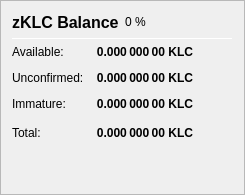
                   <widget class="QFrame" name="frame_ZerocoinBalances">
                    <property name="frameShape">
                     <enum>QFrame::StyledPanel</enum>
                    </property>
                    <property name="frameShadow">
                     <enum>QFrame::Raised</enum>
                    </property>
                    <layout class="QVBoxLayout" name="verticalLayout_7">
                     <item>
                      <layout class="QHBoxLayout" name="horizontalLayout_8" stretch="0,0,0">
                       <item>
                        <widget class="QLabel" name="label_5z_3">
                         <property name="minimumSize">
                          <size>
                           <width>0</width>
                           <height>20</height>
                          </size>
                         </property>
                         <property name="font">
                          <font>
                           <pointsize>12</pointsize>
                           <weight>75</weight>
                           <bold>true</bold>
                          </font>
                         </property>
                         <property name="text">
                          <string>zKLC Balance</string>
                         </property>
                        </widget>
                       </item>
                       <item>
                        <widget class="QLabel" name="labelzKLCPercent">
                         <property name="text">
                          <string notr="true">0 %</string>
                         </property>
                        </widget>
                       </item>
                       <item>
                        <spacer name="horizontalSpacer_11">
                         <property name="orientation">
                          <enum>Qt::Horizontal</enum>
                         </property>
                         <property name="sizeHint" stdset="0">
                          <size>
                           <width>40</width>
                           <height>20</height>
                          </size>
                         </property>
                        </spacer>
                       </item>
                      </layout>
                     </item>
                     <item>
                      <widget class="Line" name="line_ZerocoinBalance">
                       <property name="minimumSize">
                        <size>
                         <width>0</width>
                         <height>1</height>
                        </size>
                       </property>
                       <property name="maximumSize">
                        <size>
                         <width>16777215</width>
                         <height>1</height>
                        </size>
                       </property>
                       <property name="orientation">
                        <enum>Qt::Horizontal</enum>
                       </property>
                      </widget>
                     </item>
                     <item>
                      <layout class="QGridLayout" name="gridLayout_5">
                       <property name="spacing">
                        <number>12</number>
                       </property>
                       <item row="1" column="0">
                        <widget class="QLabel" name="labelzBalanceMatureText">
                         <property name="toolTip">
                          <string>Mature: more than 20 confirmation and more than 1 mint of the same denomination after it was minted.
These zKLC are spendable.</string>
                         </property>
                         <property name="text">
                          <string>Available:</string>
                         </property>
                        </widget>
                       </item>
                       <item row="1" column="1">
                        <widget class="QLabel" name="labelzBalanceMature">
                         <property name="font">
                          <font>
                           <weight>75</weight>
                           <bold>true</bold>
                          </font>
                         </property>
                         <property name="toolTip">
                          <string>Mature: more than 20 confirmation and more than 1 mint of the same denomination after it was minted.
These zKLC are spendable.</string>
                         </property>
                         <property name="text">
                          <string notr="true">0.000 000 00 KLC</string>
                         </property>
                         <property name="alignment">
                          <set>Qt::AlignRight|Qt::AlignTrailing|Qt::AlignVCenter</set>
                         </property>
                        </widget>
                       </item>
                       <item row="2" column="0">
                        <widget class="QLabel" name="labelzBalanceUnconfirmedText">
                         <property name="toolTip">
                          <string>Unconfirmed: less than 20 confirmations
Immature: confirmed, but less than 1 mint of the same denomination after it was minted</string>
                         </property>
                         <property name="text">
                          <string>Unconfirmed:</string>
                         </property>
                        </widget>
                       </item>
                       <item row="2" column="1">
                        <widget class="QLabel" name="labelzBalanceUnconfirmed">
                         <property name="font">
                          <font>
                           <weight>75</weight>
                           <bold>true</bold>
                          </font>
                         </property>
                         <property name="toolTip">
                          <string>Unconfirmed: less than 20 confirmations
Immature: confirmed, but less than 1 mint of the same denomination after it was minted</string>
                         </property>
                         <property name="text">
                          <string notr="true">0.000 000 00 KLC</string>
                         </property>
                         <property name="alignment">
                          <set>Qt::AlignRight|Qt::AlignTrailing|Qt::AlignVCenter</set>
                         </property>
                        </widget>
                       </item>
                       <item row="3" column="0">
                        <widget class="QLabel" name="labelzBalanceImmatureText">
                         <property name="toolTip">
                          <string>Unconfirmed: less than 20 confirmations
Immature: confirmed, but less than 1 mint of the same denomination after it was minted</string>
                         </property>
                         <property name="text">
                          <string>Immature:</string>
                         </property>
                        </widget>
                       </item>
                       <item row="3" column="1">
                        <widget class="QLabel" name="labelzBalanceImmature">
                         <property name="font">
                          <font>
                           <weight>75</weight>
                           <bold>true</bold>
                          </font>
                         </property>
                         <property name="toolTip">
                          <string>Unconfirmed: less than 20 confirmations
Immature: confirmed, but less than 1 mint of the same denomination after it was minted</string>
                         </property>
                         <property name="text">
                          <string notr="true">0.000 000 00 KLC</string>
                         </property>
                         <property name="alignment">
                          <set>Qt::AlignRight|Qt::AlignTrailing|Qt::AlignVCenter</set>
                         </property>
                        </widget>
                       </item>
                       <item row="4" column="0">
                        <widget class="QLabel" name="labelzBalanceText">
                         <property name="toolTip">
                          <string>Your current zKLC balance, unconfirmed and immature zKLC included.</string>
                         </property>
                         <property name="text">
                          <string>Total:</string>
                         </property>
                        </widget>
                       </item>
                       <item row="4" column="1">
                        <widget class="QLabel" name="labelzBalance">
                         <property name="font">
                          <font>
                           <weight>75</weight>
                           <bold>true</bold>
                          </font>
                         </property>
                         <property name="cursor">
                          <cursorShape>IBeamCursor</cursorShape>
                         </property>
                         <property name="toolTip">
                          <string>Your current zKLC balance, unconfirmed and immature zKLC included.</string>
                         </property>
                         <property name="text">
                          <string notr="true">0.000 000 00 KLC</string>
                         </property>
                         <property name="alignment">
                          <set>Qt::AlignRight|Qt::AlignTrailing|Qt::AlignVCenter</set>
                         </property>
                         <property name="textInteractionFlags">
                          <set>Qt::LinksAccessibleByMouse|Qt::TextSelectableByKeyboard|Qt::TextSelectableByMouse</set>
                         </property>
                        </widget>
                       </item>
                       <item row="4" column="2">
                        <spacer name="horizontalSpacer_4">
                         <property name="orientation">
                          <enum>Qt::Horizontal</enum>
                         </property>
                         <property name="sizeHint" stdset="0">
                          <size>
                           <width>40</width>
                           <height>20</height>
                          </size>
                         </property>
                        </spacer>
                       </item>
                      </layout>
                     </item>
                     <item>
                      <spacer name="verticalSpacer_4">
                       <property name="orientation">
                        <enum>Qt::Vertical</enum>
                       </property>
                       <property name="sizeHint" stdset="0">
                        <size>
                         <width>20</width>
                         <height>40</height>
                        </size>
                       </property>
                      </spacer>
                     </item>
                    </layout>
                   </widget>
